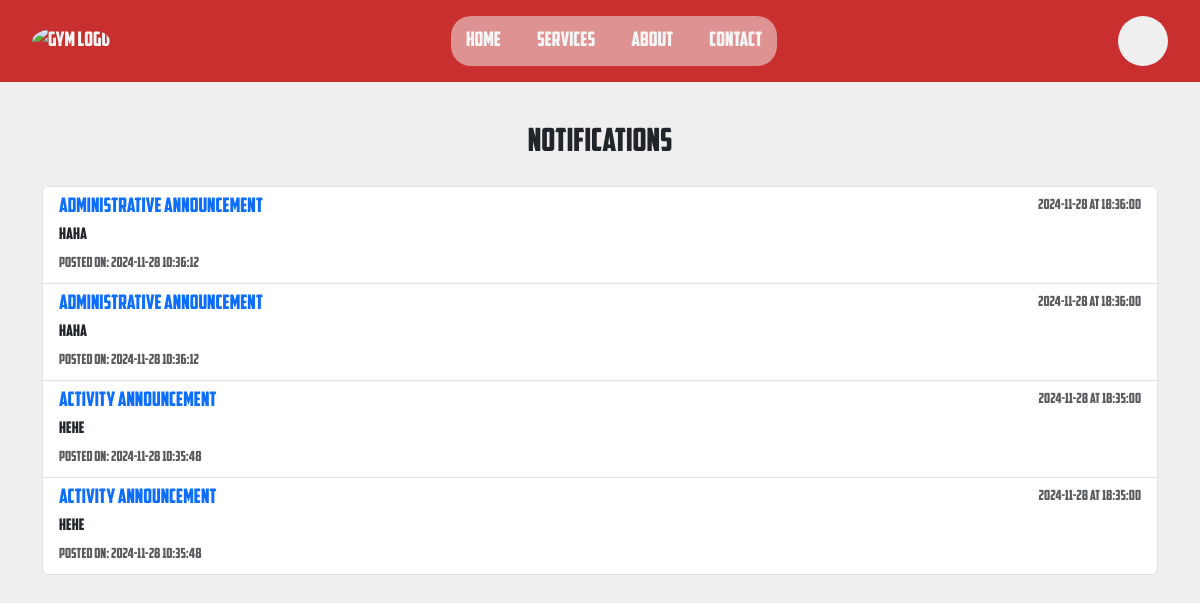
The page /website/notifications.php (signed in) on the database its author committed.
### tables this page shows
CREATE TABLE `announcements` (
  `id` int(11) NOT NULL,
  `message` text NOT NULL,
  `applied_date` date NOT NULL,
  `applied_time` time NOT NULL,
  `announcement_type` enum('administrative','activity') NOT NULL,
  `is_active` tinyint(1) DEFAULT 1,
  `created_at` timestamp NOT NULL DEFAULT current_timestamp()
);

### website/notifications.php (the view, shortened to what this page needs)
<?php
require_once __DIR__ . '../../config.php';
$sql = "SELECT id, message, applied_date, applied_time, announcement_type, created_at
        FROM announcements
        WHERE is_active = 1
        ORDER BY created_at DESC";
$result = $pdo->query($sql);
include('includes/header.php');
?>
<link rel="stylesheet" href="../css/browse_services.css">
<!DOCTYPE html>
<html lang="en">
<head>
    <link rel="stylesheet" href="https://cdn.jsdelivr.net/npm/bootstrap@5.3.0/dist/css/bootstrap.min.css">
</head>
<section class="main-content">
<div class="container mt-4">
        <h2 class="mb-4 text-center">Notifications</h2>
        <div class="list-group">
        <?php while ($row = $result->fetch(PDO::FETCH_ASSOC)): ?>
                <div class="list-group-item list-group-item-action flex-column align-items-start">
                    <div class="d-flex w-100 justify-content-between">
                        <h5 class="mb-1 text-primary"> <?= htmlspecialchars($row['announcement_type']) ?> Announcement</h5>
                        <small class="text-muted"> <?= htmlspecialchars($row['applied_date']) ?> at <?= htmlspecialchars($row['applied_time']) ?></small>
                    </div>
                    <p class="mb-1"> <?= nl2br(htmlspecialchars($row['message'])) ?> </p>
                    <small class="text-muted">Posted on: <?= htmlspecialchars($row['created_at']) ?></small>
                </div>
            <?php endwhile; ?>
        </div>
    </div>
</section>
</body>
</html>

### css/landing1.css (style rules this page uses)
* { font-family: myFont; margin: 0; padding: 0; box-sizing: border-box; border: 0; }
.home-main, .home-header, html, body { background-color: #efefef; }
html { scroll-behavior: smooth; }

### website/notifications.php (style rules this page uses)
html { background-color: transparent; }
body { height: 100vh; background-color: #efefef!important; }
.main-content { padding-top: 100px; }
.list-group { height: 70vh; overflow-y: auto; }

### rows shown on the page
announcements: announcement_type "administrative", applied_date "2024-11-28", applied_time "18:36:00", message "haha", created_at "2024-11-28 10:36:12"
announcements: announcement_type "administrative", applied_date "2024-11-28", applied_time "18:36:00", message "haha", created_at "2024-11-28 10:36:12"
announcements: announcement_type "activity", applied_date "2024-11-28", applied_time "18:35:00", message "hehe", created_at "2024-11-28 10:35:48"
announcements: announcement_type "activity", applied_date "2024-11-28", applied_time "18:35:00", message "hehe", created_at "2024-11-28 10:35:48"
